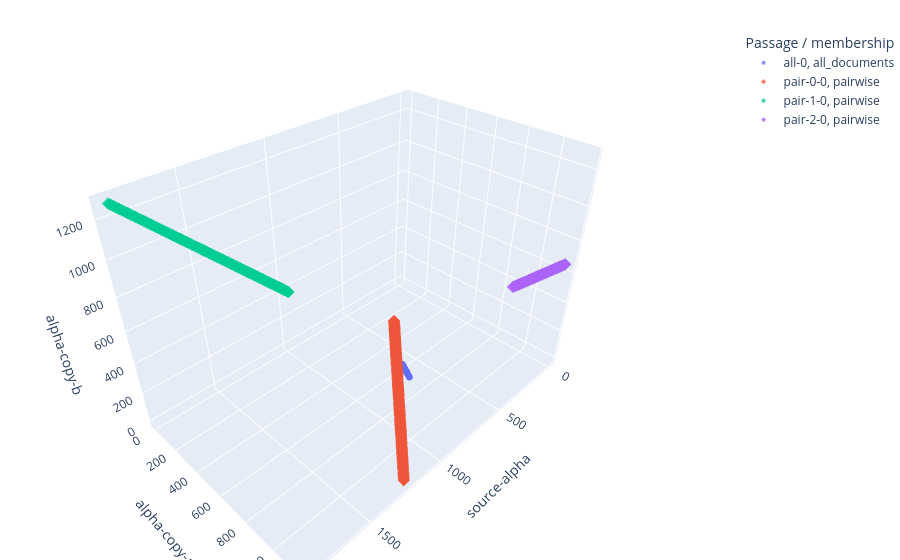

The code cell stored with this chart in its notebook:
### Markdown cell above
### Interactive multi-document fingerprint chains

`MultiDocumentFingerprintChainAnalyzer` first clusters fingerprints shared by all selected documents, then analyzes each pair and labels pairwise passages as `novel`, `partial_overlap`, or `subsumed`. Here we retain all pairwise results so the Plotly view can show both three-document points and pairwise points projected onto the missing document's zero plane.

Clustering uses symmetric `centered_offsets` coordinates, while the figure always displays raw token positions. The analyzer also supports `raw` and `anchor_offsets`; see the README for their tradeoffs.

### Code cell
from findmytext.multi_document import (
    MultiDocumentFingerprintChainAnalyzer,
    plot_three_document_fingerprints,
)

multi_doc_ids = ["source-alpha", "alpha-copy-a", "alpha-copy-b"]
multi_documents = {
    record["id"]: record["text"]
    for record in corpus
    if record["id"] in multi_doc_ids
}
multi_analyzer = MultiDocumentFingerprintChainAnalyzer(
    coordinate_representation="centered_offsets",
    position_threshold=30,
    offset_threshold=30,
    min_cluster_size=5,
)
multi_analysis = multi_analyzer.analyze(
    multi_documents, document_ids=multi_doc_ids, pairwise_mode="all"
)

for passage in multi_analysis.passages:
    print(
        passage.passage_id,
        passage.document_ids,
        passage.fingerprint_count,
        passage.classification,
        passage.spans,
    )

interactive_figure = plot_three_document_fingerprints(multi_analysis)
interactive_figure.show()

### Figure 1 — Plotly figure (JSON) as saved in the notebook; plotly's stock layout.template omitted (floating-point values rounded to 4 significant figures; data arrays with more than 128 entries replaced by an {"elided": "..."} marker saying what was removed)
{"data": [{"customdata": {"elided": "91x2 mixed values"}, "hovertemplate": "passage_id=all-0<br>relationship=all_documents<br>position_source-alpha=%{x}<br>position_alpha-copy-a=%{y}<br>position_alpha-copy-b=%{z}<br>hash=%{customdata[0]}<br>membership=%{customdata[1]}<extra></extra>", "legendgroup": "all-0, all_documents", "marker": {"color": "#636efa", "opacity": 0.75, "size": 4, "symbol": "circle"}, "mode": "markers", "name": "all-0, all_documents", "scene": "scene", "showlegend": true, "type": "scatter3d", "x": [1008, 1063, 1131, 993, 1175, 1168, 1200, 1154, 1224, 1121, 1007, 1130, 1157, 1056, 1207, 1032, 982, 998, 1186, 1103, 1011, 1060, 1142, 1112, 1214, 1083, 1041, 1229, 1145, 1165, 956, 976, 1028, 1080, 1162, 1073, 971, 1092, 1088, 1044, 1133, 1169, 1119, 1177, 1152, 1148, 1123, 1005, 1106, 1201, 1034, 1230, 1184, 1101, 1238, 1138, 969, 1216, 1047, 1241, 1192, 1071, 966, 1210, 1018, 1125, 1003, 1036, 1069, 1182, 1236, 1021, 1116, 1218, 1100, 1243, 960, 1076, 1193, 984, 992, 1048, 985, 1016, 1049, 1099, 1023, 1094, 1196, 1053, 987], "y": [936, 991, 1059, 921, 1103, 1096, 1128, 1082, 1152, 1049, 935, 1058, 1085, 984, 1135, 960, 910, 926, 1114, 1031, 939, 988, 1070, 1040, 1142, 1011, 969, 1157, 1073, 1093, 884, 904, 956, 1008, 1090, 1001, 899, 1020, 1016, 972, 1061, 1097, 1047, 1105, 1080, 1076, 1051, 933, 1034, 1129, 962, 1158, 1112, 1029, 1166, 1066, 897, 1144, 975, 1169, 1120, 999, 894, 1138, 946, 1053, 931, 964, 997, 1110, 1164, 949, 1044, 1146, 1028, 1171, 888, 1004, 1121, 912, 920, 976, 913, 944, 977, 1027, 951, 1022, 1124, 981, 915], "z": [432, 487, 555, 417, 599, 592, 624, 578, 648, 545, 431, 554, 581, 480, 631, 456, 406, 422, 610, 527, 435, 484, 566, 536, 638, 507, 465, 653, 569, 589, 380, 400, 452, 504, 586, 497, 395, 516, 512, 468, 557, 593, 543, 601, 576, 572, 547, 429, 530, 625, 458, 654, 608, 525, 662, 562, 393, 640, 471, 665, 616, 495, 390, 634, 442, 549, 427, 460, 493, 606, 660, 445, 540, 642, 524, 667, 384, 500, 617, 408, 416, 472, 409, 440, 473, 523, 447, 518, 620, 477, 411]}, {"customdata": {"elided": "259x2 mixed values"}, "hovertemplate": "passage_id=pair-0-0<br>relationship=pairwise<br>position_source-alpha=%{x}<br>position_alpha-copy-a=%{y}<br>position_alpha-copy-b=%{z}<br>hash=%{customdata[0]}<br>membership=%{customdata[1]}<extra></extra>", "legendgroup": "pair-0-0, pairwise", "marker": {"color": "#EF553B", "opacity": 0.75, "size": 4, "symbol": "diamond"}, "mode": "markers", "name": "pair-0-0, pairwise", "scene": "scene", "showlegend": true, "type": "scatter3d", "x": {"elided": "259 int values"}, "y": {"elided": "259 int values"}, "z": {"elided": "259 int values"}}, {"customdata": {"elided": "261x2 mixed values"}, "hovertemplate": "passage_id=pair-1-0<br>relationship=pairwise<br>position_source-alpha=%{x}<br>position_alpha-copy-a=%{y}<br>position_alpha-copy-b=%{z}<br>hash=%{customdata[0]}<br>membership=%{customdata[1]}<extra></extra>", "legendgroup": "pair-1-0, pairwise", "marker": {"color": "#00cc96", "opacity": 0.75, "size": 4, "symbol": "diamond"}, "mode": "markers", "name": "pair-1-0, pairwise", "scene": "scene", "showlegend": true, "type": "scatter3d", "x": {"elided": "261 int values"}, "y": {"elided": "261 int values"}, "z": {"elided": "261 int values"}}, {"customdata": {"elided": "91x2 mixed values"}, "hovertemplate": "passage_id=pair-2-0<br>relationship=pairwise<br>position_source-alpha=%{x}<br>position_alpha-copy-a=%{y}<br>position_alpha-copy-b=%{z}<br>hash=%{customdata[0]}<br>membership=%{customdata[1]}<extra></extra>", "legendgroup": "pair-2-0, pairwise", "marker": {"color": "#ab63fa", "opacity": 0.75, "size": 4, "symbol": "diamond"}, "mode": "markers", "name": "pair-2-0, pairwise", "scene": "scene", "showlegend": true, "type": "scatter3d", "x": [0, 0, 0, 0, 0, 0, 0, 0, 0, 0, 0, 0, 0, 0, 0, 0, 0, 0, 0, 0, 0, 0, 0, 0, 0, 0, 0, 0, 0, 0, 0, 0, 0, 0, 0, 0, 0, 0, 0, 0, 0, 0, 0, 0, 0, 0, 0, 0, 0, 0, 0, 0, 0, 0, 0, 0, 0, 0, 0, 0, 0, 0, 0, 0, 0, 0, 0, 0, 0, 0, 0, 0, 0, 0, 0, 0, 0, 0, 0, 0, 0, 0, 0, 0, 0, 0, 0, 0, 0, 0, 0], "y": [936, 991, 1059, 921, 1103, 1096, 1128, 1082, 1152, 1049, 935, 1058, 1085, 984, 1135, 960, 910, 926, 1114, 1031, 939, 988, 1070, 1040, 1142, 1011, 969, 1157, 1073, 1093, 884, 904, 956, 1008, 1090, 1001, 899, 1020, 1016, 972, 1061, 1097, 1047, 1105, 1080, 1076, 1051, 933, 1034, 1129, 962, 1158, 1112, 1029, 1166, 1066, 897, 1144, 975, 1169, 1120, 999, 894, 1138, 946, 1053, 931, 964, 997, 1110, 1164, 949, 1044, 1146, 1028, 1171, 888, 1004, 1121, 912, 920, 976, 913, 944, 977, 1027, 951, 1022, 1124, 981, 915], "z": [432, 487, 555, 417, 599, 592, 624, 578, 648, 545, 431, 554, 581, 480, 631, 456, 406, 422, 610, 527, 435, 484, 566, 536, 638, 507, 465, 653, 569, 589, 380, 400, 452, 504, 586, 497, 395, 516, 512, 468, 557, 593, 543, 601, 576, 572, 547, 429, 530, 625, 458, 654, 608, 525, 662, 562, 393, 640, 471, 665, 616, 495, 390, 634, 442, 549, 427, 460, 493, 606, 660, 445, 540, 642, 524, 667, 384, 500, 617, 408, 416, 472, 409, 440, 473, 523, 447, 518, 620, 477, 411]}], "layout": {"legend": {"title": {"text": "Passage / membership"}, "tracegroupgap": 0}, "margin": {"b": 0, "l": 0, "r": 0, "t": 30}, "scene": {"domain": {"x": [0, 1], "y": [0, 1]}, "xaxis": {"title": {"text": "source-alpha"}}, "yaxis": {"title": {"text": "alpha-copy-a"}}, "zaxis": {"title": {"text": "alpha-copy-b"}}}}}
